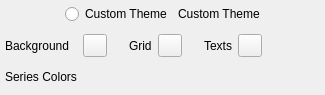
<?xml version="1.0" encoding="UTF-8"?>
<ui version="4.0">
 <class>CustomThemeWidget</class>
 <widget class="QWidget" name="CustomThemeWidget">
  <property name="geometry">
   <rect>
    <x>0</x>
    <y>0</y>
    <width>325</width>
    <height>95</height>
   </rect>
  </property>
  <property name="windowTitle">
   <string>Form</string>
  </property>
  <layout class="QGridLayout" name="gridLayout">
   <property name="leftMargin">
    <number>5</number>
   </property>
   <property name="topMargin">
    <number>0</number>
   </property>
   <property name="rightMargin">
    <number>5</number>
   </property>
   <property name="bottomMargin">
    <number>5</number>
   </property>
   <item row="1" column="4">
    <widget class="ColorButton" name="colorGrid">
     <property name="text">
      <string/>
     </property>
    </widget>
   </item>
   <item row="1" column="5">
    <spacer name="horizontalSpacer_8">
     <property name="orientation">
      <enum>Qt::Horizontal</enum>
     </property>
     <property name="sizeType">
      <enum>QSizePolicy::Fixed</enum>
     </property>
     <property name="sizeHint" stdset="0">
      <size>
       <width>10</width>
       <height>20</height>
      </size>
     </property>
    </spacer>
   </item>
   <item row="1" column="2">
    <spacer name="horizontalSpacer_7">
     <property name="orientation">
      <enum>Qt::Horizontal</enum>
     </property>
     <property name="sizeType">
      <enum>QSizePolicy::Fixed</enum>
     </property>
     <property name="sizeHint" stdset="0">
      <size>
       <width>10</width>
       <height>20</height>
      </size>
     </property>
    </spacer>
   </item>
   <item row="1" column="3">
    <widget class="QLabel" name="label_3">
     <property name="sizePolicy">
      <sizepolicy hsizetype="Fixed" vsizetype="Preferred">
       <horstretch>0</horstretch>
       <verstretch>0</verstretch>
      </sizepolicy>
     </property>
     <property name="text">
      <string>Grid</string>
     </property>
    </widget>
   </item>
   <item row="2" column="0">
    <widget class="QLabel" name="label_5">
     <property name="text">
      <string>Series Colors</string>
     </property>
    </widget>
   </item>
   <item row="1" column="0">
    <widget class="QLabel" name="label_2">
     <property name="sizePolicy">
      <sizepolicy hsizetype="Fixed" vsizetype="Preferred">
       <horstretch>0</horstretch>
       <verstretch>0</verstretch>
      </sizepolicy>
     </property>
     <property name="text">
      <string>Background</string>
     </property>
    </widget>
   </item>
   <item row="1" column="1">
    <widget class="ColorButton" name="colorBackground">
     <property name="text">
      <string/>
     </property>
    </widget>
   </item>
   <item row="1" column="6">
    <widget class="QLabel" name="label_4">
     <property name="text">
      <string>Texts</string>
     </property>
    </widget>
   </item>
   <item row="1" column="7">
    <widget class="ColorButton" name="colorText">
     <property name="text">
      <string/>
     </property>
    </widget>
   </item>
   <item row="1" column="8">
    <spacer name="horizontalSpacer_2">
     <property name="orientation">
      <enum>Qt::Horizontal</enum>
     </property>
     <property name="sizeHint" stdset="0">
      <size>
       <width>0</width>
       <height>20</height>
      </size>
     </property>
    </spacer>
   </item>
   <item row="2" column="1" colspan="8">
    <layout class="QHBoxLayout" name="horizontalLayout_2">
     <item>
      <layout class="QHBoxLayout" name="seriesColorsLayout"/>
     </item>
     <item>
      <spacer name="horizontalSpacer_3">
       <property name="orientation">
        <enum>Qt::Horizontal</enum>
       </property>
       <property name="sizeHint" stdset="0">
        <size>
         <width>0</width>
         <height>20</height>
        </size>
       </property>
      </spacer>
     </item>
    </layout>
   </item>
   <item row="0" column="0" colspan="9">
    <layout class="QHBoxLayout" name="horizontalLayout">
     <item>
      <spacer name="horizontalSpacer_4">
       <property name="orientation">
        <enum>Qt::Horizontal</enum>
       </property>
       <property name="sizeHint" stdset="0">
        <size>
         <width>0</width>
         <height>0</height>
        </size>
       </property>
      </spacer>
     </item>
     <item>
      <widget class="QRadioButton" name="rbCustomTheme">
       <property name="text">
        <string>Custom Theme</string>
       </property>
      </widget>
     </item>
     <item>
      <widget class="QLabel" name="lblName">
       <property name="text">
        <string>Custom Theme</string>
       </property>
      </widget>
     </item>
     <item>
      <spacer name="horizontalSpacer">
       <property name="orientation">
        <enum>Qt::Horizontal</enum>
       </property>
       <property name="sizeHint" stdset="0">
        <size>
         <width>0</width>
         <height>0</height>
        </size>
       </property>
      </spacer>
     </item>
    </layout>
   </item>
  </layout>
 </widget>
 <customwidgets>
  <customwidget>
   <class>ColorButton</class>
   <extends>QToolButton</extends>
   <header>ThemeDialog.h</header>
  </customwidget>
 </customwidgets>
 <resources/>
 <connections/>
</ui>
